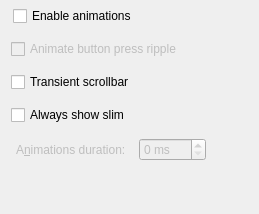
     <widget class="QWidget" name="Animations">
      <attribute name="title">
       <string>Animations</string>
      </attribute>
      <layout class="QGridLayout" name="gridLayout_5">
       <property name="leftMargin">
        <number>11</number>
       </property>
       <property name="topMargin">
        <number>6</number>
       </property>
       <property name="rightMargin">
        <number>13</number>
       </property>
       <property name="bottomMargin">
        <number>13</number>
       </property>
       <property name="spacing">
        <number>13</number>
       </property>
       <item row="2" column="0">
        <widget class="QCheckBox" name="_buttonPressRipple">
         <property name="enabled">
          <bool>false</bool>
         </property>
         <property name="text">
          <string>Animate button press ripple</string>
         </property>
        </widget>
       </item>
       <item row="3" column="0">
        <widget class="QCheckBox" name="_scrollBarTransient">
         <property name="text">
          <string>Transient scrollbar</string>
         </property>
        </widget>
       </item>
       <item row="1" column="0">
        <layout class="QVBoxLayout" name="verticalLayout_8">
         <property name="leftMargin">
          <number>2</number>
         </property>
         <item>
          <widget class="QCheckBox" name="_animationsEnabled">
           <property name="text">
            <string>Enable animations</string>
           </property>
          </widget>
         </item>
        </layout>
       </item>
       <item row="6" column="0">
        <spacer name="verticalSpacer_5">
         <property name="orientation">
          <enum>Qt::Orientation::Vertical</enum>
         </property>
         <property name="sizeHint" stdset="0">
          <size>
           <width>20</width>
           <height>40</height>
          </size>
         </property>
        </spacer>
       </item>
       <item row="5" column="0">
        <layout class="QHBoxLayout" name="horizontalLayout_15">
         <item>
          <widget class="QLabel" name="_animationsDurationLabel">
           <property name="enabled">
            <bool>false</bool>
           </property>
           <property name="text">
            <string>A&amp;nimations duration:</string>
           </property>
           <property name="alignment">
            <set>Qt::AlignmentFlag::AlignLeading|Qt::AlignmentFlag::AlignLeft|Qt::AlignmentFlag::AlignVCenter</set>
           </property>
           <property name="indent">
            <number>5</number>
           </property>
           <property name="buddy">
            <cstring>_animationsDuration</cstring>
           </property>
          </widget>
         </item>
         <item>
          <widget class="QSpinBox" name="_animationsDuration">
           <property name="enabled">
            <bool>false</bool>
           </property>
           <property name="sizePolicy">
            <sizepolicy hsizetype="Preferred" vsizetype="Fixed">
             <horstretch>0</horstretch>
             <verstretch>0</verstretch>
            </sizepolicy>
           </property>
           <property name="suffix">
            <string> ms</string>
           </property>
           <property name="maximum">
            <number>500</number>
           </property>
          </widget>
         </item>
         <item>
          <spacer name="horizontalSpacer_4">
           <property name="orientation">
            <enum>Qt::Orientation::Horizontal</enum>
           </property>
           <property name="sizeHint" stdset="0">
            <size>
             <width>40</width>
             <height>20</height>
            </size>
           </property>
          </spacer>
         </item>
        </layout>
       </item>
       <item row="4" column="0">
        <widget class="QCheckBox" name="_scrollBarTransientAlwaysShowSlim">
         <property name="text">
          <string>Always show slim</string>
         </property>
        </widget>
       </item>
      </layout>
     </widget>
